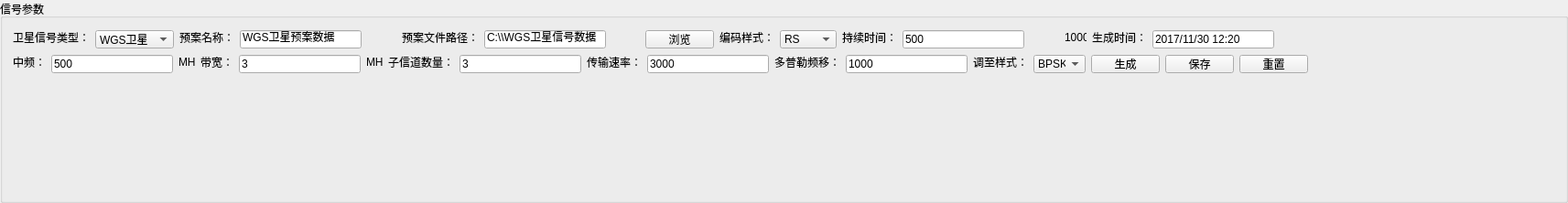
<?xml version="1.0" encoding="UTF-8"?>
<ui version="4.0">
 <class>TopWidget</class>
 <widget class="QGroupBox" name="TopWidget">
  <property name="geometry">
   <rect>
    <x>0</x>
    <y>0</y>
    <width>1713</width>
    <height>222</height>
   </rect>
  </property>
  <property name="windowTitle">
   <string>GroupBox</string>
  </property>
  <property name="title">
   <string>信号参数</string>
  </property>
  <widget class="QLabel" name="label_5">
   <property name="geometry">
    <rect>
     <x>195</x>
     <y>60</y>
     <width>18</width>
     <height>16</height>
    </rect>
   </property>
   <property name="text">
    <string>MHZ</string>
   </property>
  </widget>
  <widget class="QLineEdit" name="lineEdit_4">
   <property name="geometry">
    <rect>
     <x>261</x>
     <y>60</y>
     <width>133</width>
     <height>20</height>
    </rect>
   </property>
   <property name="text">
    <string>3</string>
   </property>
  </widget>
  <widget class="QLineEdit" name="lineEdit_5">
   <property name="geometry">
    <rect>
     <x>502</x>
     <y>60</y>
     <width>133</width>
     <height>20</height>
    </rect>
   </property>
   <property name="text">
    <string>3</string>
   </property>
  </widget>
  <widget class="QLabel" name="label_8">
   <property name="geometry">
    <rect>
     <x>424</x>
     <y>60</y>
     <width>72</width>
     <height>16</height>
    </rect>
   </property>
   <property name="text">
    <string>子信道数量：</string>
   </property>
  </widget>
  <widget class="QLabel" name="label_6">
   <property name="geometry">
    <rect>
     <x>219</x>
     <y>60</y>
     <width>36</width>
     <height>16</height>
    </rect>
   </property>
   <property name="text">
    <string>带宽：</string>
   </property>
  </widget>
  <widget class="QPushButton" name="pushButton_2">
   <property name="geometry">
    <rect>
     <x>1192</x>
     <y>60</y>
     <width>75</width>
     <height>20</height>
    </rect>
   </property>
   <property name="text">
    <string>生成</string>
   </property>
  </widget>
  <widget class="QLabel" name="label_11">
   <property name="geometry">
    <rect>
     <x>1063</x>
     <y>60</y>
     <width>60</width>
     <height>16</height>
    </rect>
   </property>
   <property name="text">
    <string>调至样式：</string>
   </property>
  </widget>
  <widget class="QLabel" name="label_7">
   <property name="geometry">
    <rect>
     <x>400</x>
     <y>60</y>
     <width>18</width>
     <height>16</height>
    </rect>
   </property>
   <property name="text">
    <string>MHZ</string>
   </property>
  </widget>
  <widget class="QLineEdit" name="lineEdit_3">
   <property name="geometry">
    <rect>
     <x>56</x>
     <y>60</y>
     <width>133</width>
     <height>20</height>
    </rect>
   </property>
   <property name="text">
    <string>500</string>
   </property>
  </widget>
  <widget class="QLabel" name="label_10">
   <property name="geometry">
    <rect>
     <x>846</x>
     <y>60</y>
     <width>72</width>
     <height>16</height>
    </rect>
   </property>
   <property name="text">
    <string>多普勒频移：</string>
   </property>
  </widget>
  <widget class="QComboBox" name="comboBox_2">
   <property name="geometry">
    <rect>
     <x>1129</x>
     <y>60</y>
     <width>57</width>
     <height>20</height>
    </rect>
   </property>
   <item>
    <property name="text">
     <string>BPSK</string>
    </property>
   </item>
   <item>
    <property name="text">
     <string>QPSK</string>
    </property>
   </item>
   <item>
    <property name="text">
     <string>0QPSK</string>
    </property>
   </item>
   <item>
    <property name="text">
     <string>8PSK</string>
    </property>
   </item>
   <item>
    <property name="text">
     <string>16QAM</string>
    </property>
   </item>
  </widget>
  <widget class="QLineEdit" name="lineEdit_6">
   <property name="geometry">
    <rect>
     <x>707</x>
     <y>60</y>
     <width>133</width>
     <height>20</height>
    </rect>
   </property>
   <property name="text">
    <string>3000</string>
   </property>
  </widget>
  <widget class="QPushButton" name="pushButton_4">
   <property name="geometry">
    <rect>
     <x>1354</x>
     <y>60</y>
     <width>75</width>
     <height>20</height>
    </rect>
   </property>
   <property name="text">
    <string>重置</string>
   </property>
  </widget>
  <widget class="QPushButton" name="pushButton_3">
   <property name="geometry">
    <rect>
     <x>1273</x>
     <y>60</y>
     <width>75</width>
     <height>20</height>
    </rect>
   </property>
   <property name="text">
    <string>保存</string>
   </property>
  </widget>
  <widget class="QLabel" name="label_4">
   <property name="geometry">
    <rect>
     <x>14</x>
     <y>60</y>
     <width>36</width>
     <height>16</height>
    </rect>
   </property>
   <property name="text">
    <string>中频：</string>
   </property>
  </widget>
  <widget class="QLabel" name="label_9">
   <property name="geometry">
    <rect>
     <x>641</x>
     <y>60</y>
     <width>60</width>
     <height>16</height>
    </rect>
   </property>
   <property name="text">
    <string>传输速率：</string>
   </property>
  </widget>
  <widget class="QLineEdit" name="lineEdit_7">
   <property name="geometry">
    <rect>
     <x>924</x>
     <y>60</y>
     <width>133</width>
     <height>20</height>
    </rect>
   </property>
   <property name="text">
    <string>1000</string>
   </property>
  </widget>
  <widget class="QLineEdit" name="lineEdit">
   <property name="geometry">
    <rect>
     <x>262</x>
     <y>33</y>
     <width>133</width>
     <height>20</height>
    </rect>
   </property>
   <property name="text">
    <string>WGS卫星预案数据</string>
   </property>
  </widget>
  <widget class="QComboBox" name="comboBox">
   <property name="geometry">
    <rect>
     <x>104</x>
     <y>33</y>
     <width>86</width>
     <height>20</height>
    </rect>
   </property>
   <item>
    <property name="text">
     <string>WGS卫星</string>
    </property>
   </item>
   <item>
    <property name="text">
     <string>UFO卫星</string>
    </property>
   </item>
   <item>
    <property name="text">
     <string>INSAT卫星</string>
    </property>
   </item>
   <item>
    <property name="text">
     <string>海事卫星</string>
    </property>
   </item>
   <item>
    <property name="text">
     <string>图莱雅卫星</string>
    </property>
   </item>
   <item>
    <property name="text">
     <string>亚星卫星信</string>
    </property>
   </item>
  </widget>
  <widget class="QLabel" name="label_14">
   <property name="geometry">
    <rect>
     <x>1163</x>
     <y>33</y>
     <width>24</width>
     <height>16</height>
    </rect>
   </property>
   <property name="text">
    <string>1000</string>
   </property>
  </widget>
  <widget class="QLineEdit" name="lineEdit_9">
   <property name="geometry">
    <rect>
     <x>1259</x>
     <y>33</y>
     <width>133</width>
     <height>20</height>
    </rect>
   </property>
   <property name="text">
    <string>2017/11/30 12:20</string>
   </property>
  </widget>
  <widget class="QLabel" name="label_12">
   <property name="geometry">
    <rect>
     <x>786</x>
     <y>33</y>
     <width>60</width>
     <height>16</height>
    </rect>
   </property>
   <property name="text">
    <string>编码样式：</string>
   </property>
  </widget>
  <widget class="QPushButton" name="pushButton">
   <property name="geometry">
    <rect>
     <x>705</x>
     <y>33</y>
     <width>75</width>
     <height>20</height>
    </rect>
   </property>
   <property name="text">
    <string>浏览</string>
   </property>
  </widget>
  <widget class="QLabel" name="label_13">
   <property name="geometry">
    <rect>
     <x>920</x>
     <y>33</y>
     <width>60</width>
     <height>16</height>
    </rect>
   </property>
   <property name="text">
    <string>持续时间：</string>
   </property>
  </widget>
  <widget class="QComboBox" name="comboBox_3">
   <property name="geometry">
    <rect>
     <x>852</x>
     <y>33</y>
     <width>62</width>
     <height>20</height>
    </rect>
   </property>
   <item>
    <property name="text">
     <string>RS</string>
    </property>
   </item>
   <item>
    <property name="text">
     <string>卷积</string>
    </property>
   </item>
   <item>
    <property name="text">
     <string>级联码</string>
    </property>
   </item>
   <item>
    <property name="text">
     <string>TURBO</string>
    </property>
   </item>
   <item>
    <property name="text">
     <string>LDPC</string>
    </property>
   </item>
  </widget>
  <widget class="QLabel" name="label_2">
   <property name="geometry">
    <rect>
     <x>14</x>
     <y>33</y>
     <width>84</width>
     <height>16</height>
    </rect>
   </property>
   <property name="text">
    <string>卫星信号类型：</string>
   </property>
  </widget>
  <widget class="QLabel" name="label_3">
   <property name="geometry">
    <rect>
     <x>439</x>
     <y>33</y>
     <width>84</width>
     <height>16</height>
    </rect>
   </property>
   <property name="text">
    <string>预案文件路径：</string>
   </property>
  </widget>
  <widget class="QLabel" name="label">
   <property name="geometry">
    <rect>
     <x>196</x>
     <y>33</y>
     <width>60</width>
     <height>16</height>
    </rect>
   </property>
   <property name="text">
    <string>预案名称：</string>
   </property>
  </widget>
  <widget class="QLineEdit" name="lineEdit_2">
   <property name="geometry">
    <rect>
     <x>529</x>
     <y>33</y>
     <width>133</width>
     <height>20</height>
    </rect>
   </property>
   <property name="text">
    <string>C:\\WGS卫星信号数据</string>
   </property>
  </widget>
  <widget class="QLineEdit" name="lineEdit_8">
   <property name="geometry">
    <rect>
     <x>986</x>
     <y>33</y>
     <width>133</width>
     <height>20</height>
    </rect>
   </property>
   <property name="text">
    <string>500</string>
   </property>
  </widget>
  <widget class="QLabel" name="label_15">
   <property name="geometry">
    <rect>
     <x>1193</x>
     <y>33</y>
     <width>60</width>
     <height>16</height>
    </rect>
   </property>
   <property name="text">
    <string>生成时间：</string>
   </property>
  </widget>
 </widget>
 <resources/>
 <connections/>
</ui>
